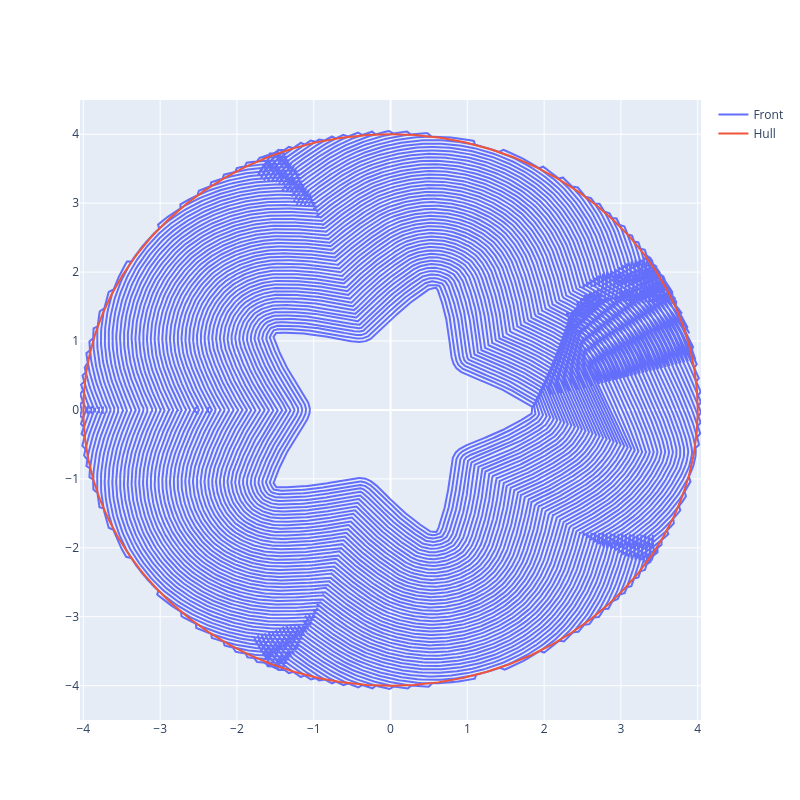

Notebook code cell kept with this figure:
### Code cell
burnback(**tmp)

### Figure 1 — Plotly figure (JSON) as saved in the notebook; plotly's stock layout.template omitted (floating-point values rounded to 4 significant figures; data arrays with more than 128 entries replaced by an {"elided": "..."} marker saying what was removed)
{"data": [{"hovertext": {"elided": "49980 int values"}, "marker": {"color": {"elided": "49980 int values"}, "size": 6}, "mode": "lines", "name": "Front", "type": "scatter", "x": {"elided": "49820 float values"}, "y": {"elided": "49820 float values"}}, {"marker": {"color": {"elided": "49980 int values"}, "size": 6}, "mode": "lines", "name": "Hull", "type": "scatter", "x": {"elided": "1001 float values"}, "y": {"elided": "1001 float values"}}], "layout": {"height": 800, "width": 800}}
